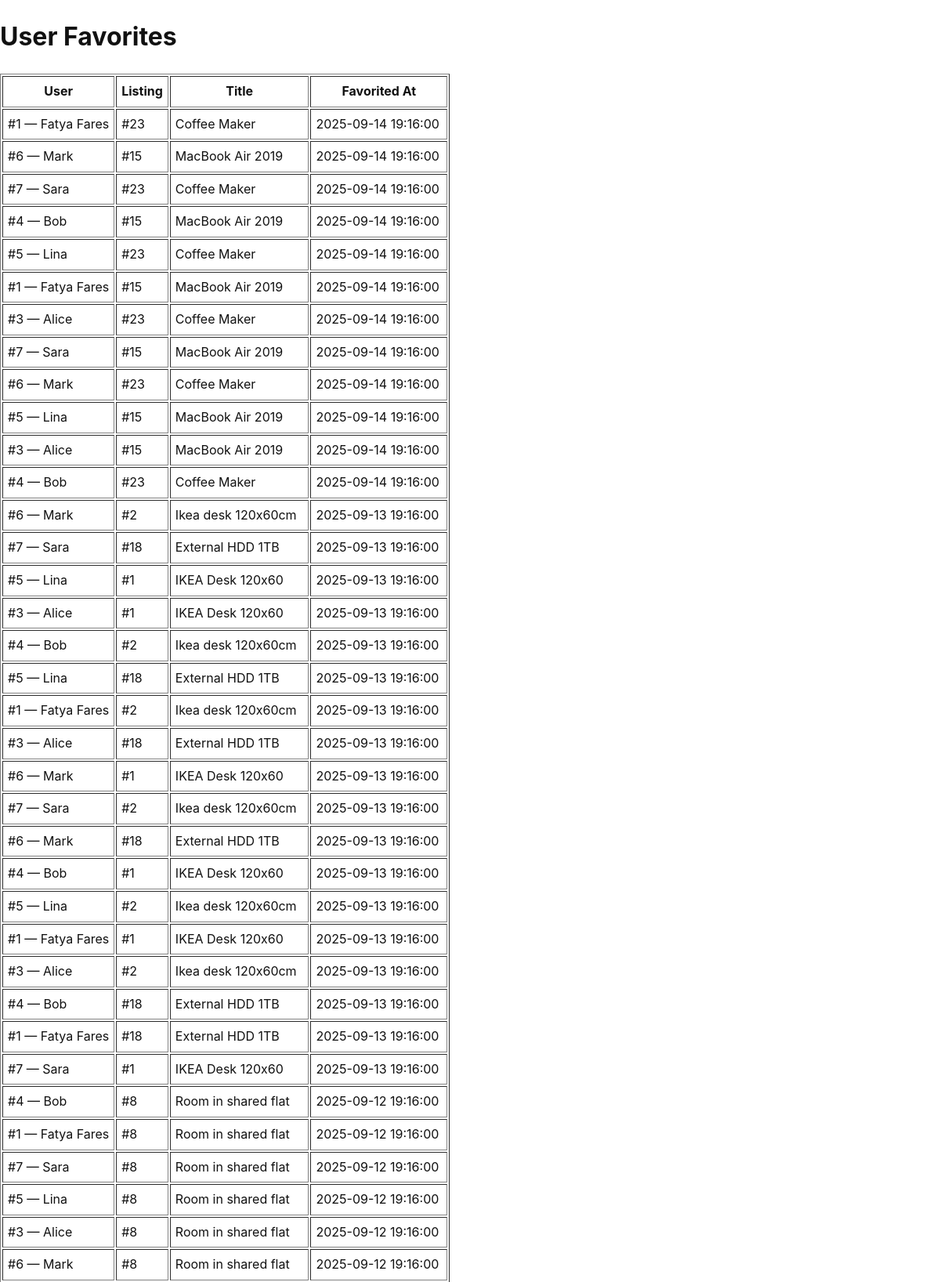
Page /public_html/search_result_3.php (upper part) on the committed database.
### tables this page shows
CREATE TABLE favorite (
  user_id    BIGINT UNSIGNED NOT NULL,
  listing_id BIGINT UNSIGNED NOT NULL,
  created_at TIMESTAMP NOT NULL DEFAULT CURRENT_TIMESTAMP,
  PRIMARY KEY (user_id, listing_id),
  CONSTRAINT fk_fav_user
    FOREIGN KEY (user_id) REFERENCES user(user_id)
    ON DELETE CASCADE ON UPDATE CASCADE,
  CONSTRAINT fk_fav_listing
    FOREIGN KEY (listing_id) REFERENCES listing(listing_id)
    ON DELETE CASCADE ON UPDATE CASCADE,
  KEY idx_fav_listing (listing_id)
);

CREATE TABLE user (
  user_id       BIGINT UNSIGNED AUTO_INCREMENT PRIMARY KEY,
  netid         VARCHAR(64)  NOT NULL UNIQUE,      
  email         VARCHAR(255) NOT NULL UNIQUE,
  display_name  VARCHAR(100) NOT NULL,
  created_at    TIMESTAMP NOT NULL DEFAULT CURRENT_TIMESTAMP,
  updated_at    TIMESTAMP NOT NULL DEFAULT CURRENT_TIMESTAMP ON UPDATE CURRENT_TIMESTAMP
);

CREATE TABLE listing (
  listing_id     BIGINT UNSIGNED AUTO_INCREMENT PRIMARY KEY,
  poster_id      BIGINT UNSIGNED NOT NULL,   
  title          VARCHAR(120) NOT NULL,
  description    TEXT         NOT NULL,
  price_decimal  DECIMAL(10,2) NULL,
  location       VARCHAR(120) NOT NULL,
  status         ENUM('active','reserved','sold','removed') NOT NULL DEFAULT 'active',
  created_at     TIMESTAMP NOT NULL DEFAULT CURRENT_TIMESTAMP,
  updated_at     TIMESTAMP NOT NULL DEFAULT CURRENT_TIMESTAMP ON UPDATE CURRENT_TIMESTAMP,
  CONSTRAINT ck_price_nonneg CHECK (price_decimal IS NULL OR price_decimal >= 0),
  CONSTRAINT fk_listing_user
    FOREIGN KEY (poster_id) REFERENCES user(user_id)
    ON DELETE RESTRICT ON UPDATE CASCADE,
  KEY idx_listing_poster (poster_id),
  KEY idx_listing_status_created (status, created_at),
  KEY idx_listing_price (price_decimal),
  KEY idx_listing_location (location)
);

### public_html/search_result_3.php (the view, shortened to what this page needs)
<?php
require __DIR__.'/_db.php';
$sql = "SELECT u.user_id, u.display_name,
               l.listing_id, l.title,
               f.created_at
        FROM favorite f
        JOIN user u    ON u.user_id = f.user_id
        JOIN listing l ON l.listing_id = f.listing_id
        ORDER BY f.created_at DESC";
$res = $mysqli->query($sql);
?>
<!doctype html><meta charset="utf-8"><title>Results: User Favorites</title>
<link rel="stylesheet" href="style.css">
<h1>User Favorites</h1>
<table border="1" cellpadding="6">
  <tr><th>User</th><th>Listing</th><th>Title</th><th>Favorited At</th></tr>
  <?php while($r = $res->fetch_assoc()): ?>
    <tr>
      <td>#<?= (int)$r['user_id'] ?> — <?= htmlspecialchars($r['display_name']) ?></td>
      <td>#<?= (int)$r['listing_id'] ?></td>
      <td><?= htmlspecialchars($r['title']) ?></td>
      <td><?= htmlspecialchars($r['created_at']) ?></td>
    </tr>
  <?php endwhile; ?>
</table>

### public_html/style.css (style rules this page uses)
* { box-sizing: border-box; }

### rows in the picture
favorite: user.user_id "1", user.display_name "Fatya Fares", listing.listing_id "23", listing.title "Coffee Maker", created_at "2025-09-14 19:16:00"
favorite: user.user_id "6", user.display_name "Mark", listing.listing_id "15", listing.title "MacBook Air 2019", created_at "2025-09-14 19:16:00"
favorite: user.user_id "7", user.display_name "Sara", listing.listing_id "23", listing.title "Coffee Maker", created_at "2025-09-14 19:16:00"
favorite: user.user_id "4", user.display_name "Bob", listing.listing_id "15", listing.title "MacBook Air 2019", created_at "2025-09-14 19:16:00"
favorite: user.user_id "5", user.display_name "Lina", listing.listing_id "23", listing.title "Coffee Maker", created_at "2025-09-14 19:16:00"
favorite: user.user_id "1", user.display_name "Fatya Fares", listing.listing_id "15", listing.title "MacBook Air 2019", created_at "2025-09-14 19:16:00"
favorite: user.user_id "3", user.display_name "Alice", listing.listing_id "23", listing.title "Coffee Maker", created_at "2025-09-14 19:16:00"
favorite: user.user_id "7", user.display_name "Sara", listing.listing_id "15", listing.title "MacBook Air 2019", created_at "2025-09-14 19:16:00"
favorite: user.user_id "6", user.display_name "Mark", listing.listing_id "23", listing.title "Coffee Maker", created_at "2025-09-14 19:16:00"
favorite: user.user_id "5", user.display_name "Lina", listing.listing_id "15", listing.title "MacBook Air 2019", created_at "2025-09-14 19:16:00"
favorite: user.user_id "3", user.display_name "Alice", listing.listing_id "15", listing.title "MacBook Air 2019", created_at "2025-09-14 19:16:00"
favorite: user.user_id "4", user.display_name "Bob", listing.listing_id "23", listing.title "Coffee Maker", created_at "2025-09-14 19:16:00"
favorite: user.user_id "6", user.display_name "Mark", listing.listing_id "2", listing.title "Ikea desk 120x60cm", created_at "2025-09-13 19:16:00"
favorite: user.user_id "7", user.display_name "Sara", listing.listing_id "18", listing.title "External HDD 1TB", created_at "2025-09-13 19:16:00"
favorite: user.user_id "5", user.display_name "Lina", listing.listing_id "1", listing.title "IKEA Desk 120x60", created_at "2025-09-13 19:16:00"
favorite: user.user_id "3", user.display_name "Alice", listing.listing_id "1", listing.title "IKEA Desk 120x60", created_at "2025-09-13 19:16:00"
favorite: user.user_id "4", user.display_name "Bob", listing.listing_id "2", listing.title "Ikea desk 120x60cm", created_at "2025-09-13 19:16:00"
favorite: user.user_id "5", user.display_name "Lina", listing.listing_id "18", listing.title "External HDD 1TB", created_at "2025-09-13 19:16:00"
favorite: user.user_id "1", user.display_name "Fatya Fares", listing.listing_id "2", listing.title "Ikea desk 120x60cm", created_at "2025-09-13 19:16:00"
favorite: user.user_id "3", user.display_name "Alice", listing.listing_id "18", listing.title "External HDD 1TB", created_at "2025-09-13 19:16:00"
favorite: user.user_id "6", user.display_name "Mark", listing.listing_id "1", listing.title "IKEA Desk 120x60", created_at "2025-09-13 19:16:00"
favorite: user.user_id "7", user.display_name "Sara", listing.listing_id "2", listing.title "Ikea desk 120x60cm", created_at "2025-09-13 19:16:00"
favorite: user.user_id "6", user.display_name "Mark", listing.listing_id "18", listing.title "External HDD 1TB", created_at "2025-09-13 19:16:00"
favorite: user.user_id "4", user.display_name "Bob", listing.listing_id "1", listing.title "IKEA Desk 120x60", created_at "2025-09-13 19:16:00"
favorite: user.user_id "5", user.display_name "Lina", listing.listing_id "2", listing.title "Ikea desk 120x60cm", created_at "2025-09-13 19:16:00"
favorite: user.user_id "1", user.display_name "Fatya Fares", listing.listing_id "1", listing.title "IKEA Desk 120x60", created_at "2025-09-13 19:16:00"
favorite: user.user_id "3", user.display_name "Alice", listing.listing_id "2", listing.title "Ikea desk 120x60cm", created_at "2025-09-13 19:16:00"
favorite: user.user_id "4", user.display_name "Bob", listing.listing_id "18", listing.title "External HDD 1TB", created_at "2025-09-13 19:16:00"
favorite: user.user_id "1", user.display_name "Fatya Fares", listing.listing_id "18", listing.title "External HDD 1TB", created_at "2025-09-13 19:16:00"
favorite: user.user_id "7", user.display_name "Sara", listing.listing_id "1", listing.title "IKEA Desk 120x60", created_at "2025-09-13 19:16:00"
favorite: user.user_id "4", user.display_name "Bob", listing.listing_id "8", listing.title "Room in shared flat", created_at "2025-09-12 19:16:00"
favorite: user.user_id "1", user.display_name "Fatya Fares", listing.listing_id "8", listing.title "Room in shared flat", created_at "2025-09-12 19:16:00"
favorite: user.user_id "7", user.display_name "Sara", listing.listing_id "8", listing.title "Room in shared flat", created_at "2025-09-12 19:16:00"
favorite: user.user_id "5", user.display_name "Lina", listing.listing_id "8", listing.title "Room in shared flat", created_at "2025-09-12 19:16:00"
favorite: user.user_id "3", user.display_name "Alice", listing.listing_id "8", listing.title "Room in shared flat", created_at "2025-09-12 19:16:00"
favorite: user.user_id "6", user.display_name "Mark", listing.listing_id "8", listing.title "Room in shared flat", created_at "2025-09-12 19:16:00"
